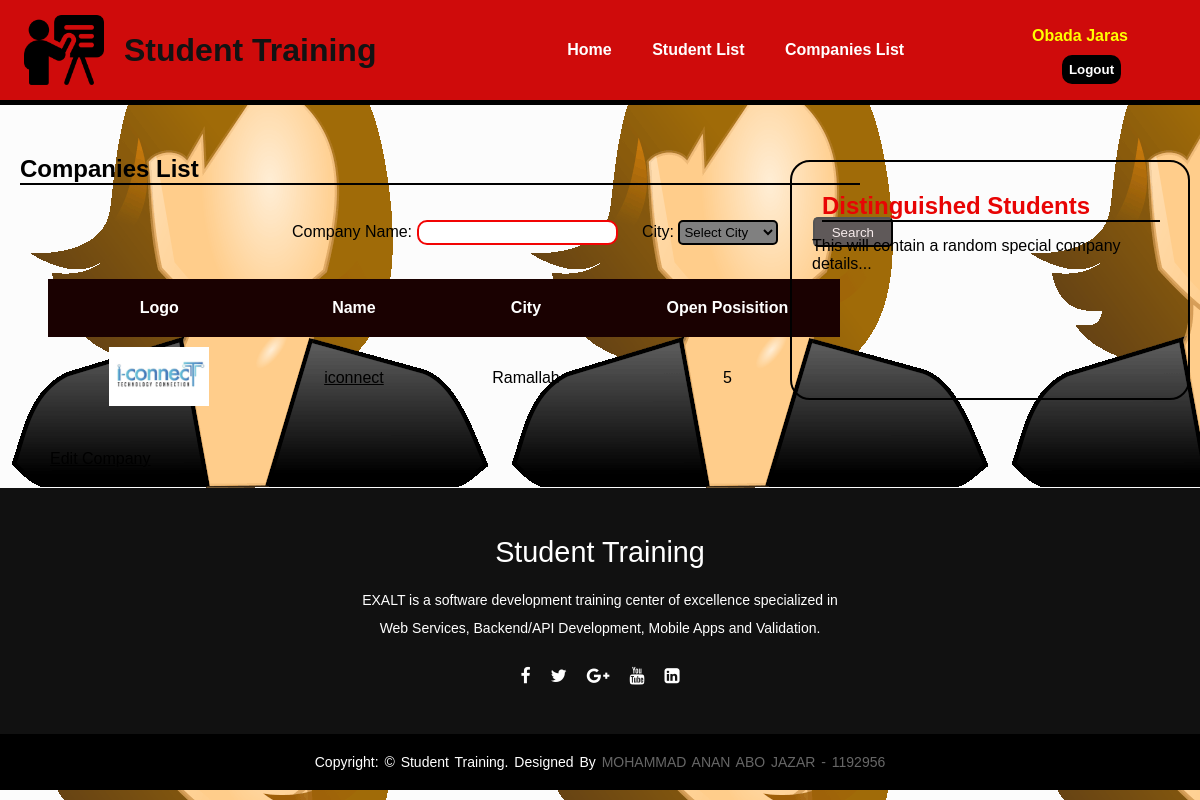
/companies.php (signed in), run on the app's committed database.
### tables this page shows
CREATE TABLE `company` (
  `id` int(11) NOT NULL,
  `name` varchar(50) NOT NULL,
  `cityid` int(50) NOT NULL,
  `email` varchar(50) NOT NULL,
  `tel` varchar(50) NOT NULL,
  `positioncount` varchar(10) NOT NULL,
  `positiondetails` varchar(50) NOT NULL,
  `logopath` varchar(100) NOT NULL,
  `userid` int(11) NOT NULL
);

CREATE TABLE `city` (
  `id` int(50) NOT NULL,
  `name` varchar(50) NOT NULL,
  `country` varchar(50) NOT NULL
);

### model.php (called while the page is built, shortened)
<?php
    class Model{
        public function getCity($cityid){
            $object_db = new DatabaseConnection;
            $conn = $object_db->connect();
            $query = "SELECT id , name , country FROM city WHERE id=".$cityid;
            $statement = $conn->prepare($query);
            $statement->execute();
            $count = $statement->rowCount();
            $city = "";
            if ($count == 1){
                while($row=$statement->fetch(PDO::FETCH_NUM)){
                    $city = $row[2];
                }
                return $city;
            }
            else{
                $city = "No City";
                return $city;
            }
        }
        public function getCompaniesRecord(){
                $object_db = new DatabaseConnection;
                $conn = $object_db->connect();
                $query = "SELECT * FROM company";
                $statement = $conn->prepare($query);
                $statement->execute();
                return $statement ;
        }
        public function getCompanyRecord1($id){
            $object_db = new DatabaseConnection;
            $conn = $object_db->connect();
            $query = "SELECT * FROM company WHERE userid ='".$id."'";
            $statement = $conn->prepare($query);
            $statement->execute();
            return $statement ;
        }
    }
?>

### companies.php (the view, shortened to what this page needs)
<?php include "parts/_header.php" ?>
<?php include_once 'model.php'; ?>
<main>
    <h2>Companies List</h2>
    <form class="list-form"action="?" method="get">
        <div>
            <label>Company Name:</label>
            <input class="text-field-major" type="text" name="company-name"/>
            <label>City:</label>
            <select name="city">
                <option>Select City</option>
            </select>
            <input class="btn-search" type="submit" value="Search" name="search-company"/>
        </div>
    </form>
    <table class="table-data">
        <thead>
            <tr>
                <th>Logo</th>
                <th>Name</th>
                <th>City</th>
                <th>Open Posisition</th>
            </tr>
        </thead>
        <tbody>
            <?php
            if(!isset($_GET['search-company'])){
                $model_obj = new Model;
                $statement = $model_obj->getCompaniesRecord();
                $count = $statement->rowCount();
                if ($count > 0){
                    while($row=$statement->fetch(PDO::FETCH_NUM)){
                        $city = $model_obj->getCity($row[2]);?>
                        <tr>
                            <td><img class='student-img' src='<?php echo $row[7] ?>' alt='company logo'/></td>
                            <td><a class='link-table' href='company.php?id=<?php echo $row[8] ?>' alt='company link information'><?php echo $row[1] ?></a></td>
                            <td><?php echo $city ?></td>
                            <td><?php echo $row[5] ?></td>
                        </tr>
            <?php } } }
            else {
                $name = $_GET['company-name'] ;
                $city = $_GET['city'] ;
                $model_obj = new Model;
                $statement = $model_obj->searchCompanies($name , $city);
                if ($statement != 0){
                    $count = $statement->rowCount();
                    if ($count > 0){
                        while($row=$statement->fetch(PDO::FETCH_NUM)){
                            $city = $model_obj->getCity($row[2]);?>
                            <tr>
                                <td><img class='student-img' src='<?php echo $row[7]?>' alt='student photo'/></td>
                                <td><a class='link-table' href='student.php?id=<?php echo $row[8] ?>' alt='student link information'><?php echo $row[1] ?></a></td>
                                <td><?php echo $city ?></td>
                                <td><?php echo $row[5] ?></td>
                            </tr>
                    <?php } } else{ ?>
                            <tr>
                                <td><img class='student-img' src='images/not-found.png' alt='student photo'/></td>
                                <td>???</td>
                                <td>???</td>
                                <td>???</td>
                            </tr>
                <?php } } else {echo "<h5>Please enter information</h5>" ;
                $model_obj = new Model;
                $statement = $model_obj->getCompaniesRecord();
                $count = $statement->rowCount();
                if ($count > 0){
                    while($row=$statement->fetch(PDO::FETCH_NUM)){
                        $city = $model_obj->getCity($row[2]); ?>
                        <tr>
                            <td><img class='student-img' src='<?php echo $row[7]?>' alt='company photo'/></td>
                            <td><a class='link-table' href='company.php?id=<?php echo $row[8] ?>' alt='company link information'><?php echo $row[1] ?></a></td>
                            <td><?php echo $city ?></td>
                            <td><?php echo $row[5] ?></td>
                        </tr>
            <?php } } } }?>
        </tbody>
    </table>
    <?php
        $userid = $_SESSION['userid'];
        $obj = new Model;
        $stm = $obj->getCompanyRecord1($userid);
        $counter = $stm->rowCount();
        if ($counter == 1 && $_SESSION['usertype'] == 'company'){
    ?>
    <div class="add-link-div">
        <a class="add-student-link" href="add-company.php?is_edit=0&id=<?php echo $_SESSION['userid']?>" >Edit Company</a>
    </div>
    <?php } else if ($counter == 0 && $_SESSION['usertype'] == 'company'){ ?>
    <div class="add-link-div">
        <a class="add-student-link" href="add-company.php?is_edit=1&id=<?php echo $_SESSION['userid']?>" >Add Company</a>
    </div>
    <?php } ?>
    <aside class="companies_aside">
        <h2>Distinguished Students</h2>
        <p>
        This will contain a random special company details...
        </p>
    </aside>
</main>
<?php include "parts/_footer.php" ?>

### css/layout.css (style rules this page uses)
* { margin: 0; padding: 0; box-sizing: border-box; }
body { background-color: #fcfcfc; font-family: sans-serif; background-image: url("images/my-photo.png"); }
main h2 { margin-top: 50px; margin-left: 20px; border-bottom: 2px black solid; width: 70%; }
aside { border: black 2px solid; width: 400px; position: absolute; top: 10em; right: 0; margin-right: 10px; border-radius: 20px; padding: 20px; }
aside h2 { color: rgb(232, 4, 4); }
.companies_aside { padding: 20px; height: 30%; }
.companies_aside h2 { width: 95%; margin-top: 10px; margin-left: 10px; margin-right: 5px; margin-bottom: 15px; }
.text-field-major { height: 30px; padding: 10px; border-radius: 10px; border: 2px rgb(242, 4, 4) solid; }
select { width: 100px; height: 25px; background-color: gray; border: 2px black solid; transition-duration: 0.67s; border-radius: 5px; }
.student-img { width: 100px; }
.table-data { margin-left: 3em; margin-top: 2em; margin-bottom: 30px; text-align: center; border-collapse: collapse; width: 66%; }
.table-data td { padding-top: 10px; padding-left: 30px; padding-right: 30px; padding-bottom: 10px; }
.table-data th { padding: 20px; }
.table-data tr { transition: 0.7s; }
.table-data th { color: white; background-color: rgb(26, 1, 1); }
.table-data a { color: black; }
.list-form { width: fit-content; margin-left: 17em; margin-top: 2em; }
.list-form div label { padding-left: 20px; }
.list-form input[type = "submit"] { margin-left: 30px; width: 80px; height: 30px; border-radius: 2px black solid; border-radius: 5px; color: rgb(247, 236, 236); background-color: rgb(95, 89, 89); transition-duration: 0.7s; }
.list-form select { width: 100px; height: 25px; background-color: gray; border: 2px black solid; transition-duration: 0.67s; border-radius: 5px; }
.list-form input[type="text"] { height: 25px; }
.add-student-link { margin-left: 50px; color: black; }
.add-link-div { margin-bottom: 20px; margin-top: 20px; }

### data on the page
company: logopath (picture), name "iconnect", cityid.country "Ramallah", positioncount "5"

### other printed values
$displayname "Obada Jaras"
